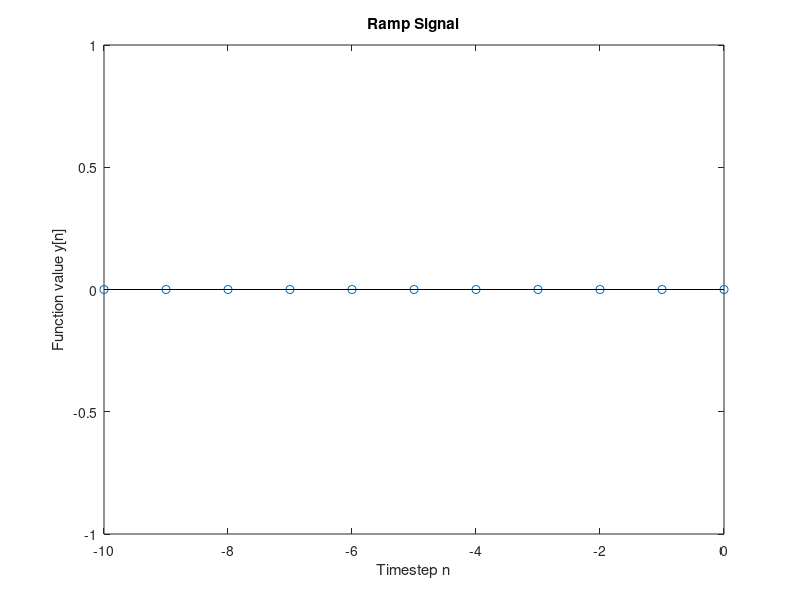

Write the MATLAB code that produced this figure.
%Generation of Elementary Signals
clc
clear

% %Unit Impulse Signal
% n = -2:1:2;
% amp = [zeros(1,2),ones(1,1),zeros(1,2)];
% subplot(3,3,1);
% stem(n,amp);
% xlabel("Timestep n");
% ylabel("Function value y[n]");
% title("Unit Impulse Signal");
% 
% %Unit Step Signal
% k = input("Enter the value of n: ");
% n = -k:1:k;
% amp = [zeros(1,k), ones(1,k+1)];
% subplot(3,3,2);
% stem(n,amp);
% xlabel("Timestep n");
% ylabel("Function value y[n]");
% title("Unit Step Signal");
% 
% %Ramp Signal
% k = input("Enter the value of n: ");
% n = -k:1:k;
% amp = zeros(1,2*k+1);
% for i = k+1:2*k+1
%     amp(i) = n(i);
% end
% subplot(3,3,3);
% stem(n,amp);
% xlabel("Timestep n");
% ylabel("Function value y[n]");
% title("Ramp Signal");
% 
% %Time shifted Unit Impulse
% n0 = input("Enter the value of time shift(+ for advance, - for delay): ");
% n = -2-n0:1:2-n0;
% amp = [zeros(1,2),ones(1,1),zeros(1,2)];
% subplot(3,3,4);
% stem(n,amp);
% xlabel("Timestep n");
% ylabel("Function value y[n]");
% title("Time Shifted Unit Impulse Signal");
% 
% %Time shifted Unit Step
% k = input("Enter the value of n: ");
% n0 = input("Enter the value of time shift(+ for advance, - for delay): ");
% n = -k-n0:1:k-n0;
% amp = [zeros(1,k), ones(1,k+1)];
% subplot(3,3,5);
% stem(n,amp);
% xlabel("Timestep n");
% ylabel("Function value y[n]");
% title("Time shifted Unit Step Signal");

%Time shifted Ramp Signal
k = input("Enter the value of n: ");
n0 = input("Enter the value of time shift(+ for advance, - for delay): ");
n = -k-n0:1:k-n0;

amp = zeros(1,2*k+1);
for i = -k-n0:k-n0
    if i>=1
        amp(i) = i;
    end
end 
subplot(111);
stem(n,amp);
xlabel("Timestep n");
ylabel("Function value y[n]");
title("Ramp Signal");

% %Growing Exponential Signal
% k = input("Enter the value of n: ");
% a = input("Enter the value of a>1: ");
% n = -k:1:k;
% amp = zeros(1,2*k+1);
% for i = -k:k
%     amp(i+k+1) = a.^i;
% end
% subplot(3,3,6);
% stem(n,amp);
% xlabel("Timestep n");
% ylabel("Function value y[n]");
% title("Growing Exponential Signal");
% 
% %Decaying Exponential Signal
% k = input("Enter the value of n: ");
% a = input("Enter the value of 0<a<1: ");
% n = -k:1:k;
% amp = zeros(1,2*k+1);
% for i = -k:k
%     amp(i+k+1) = a.^i;
% end
% subplot(3,3,7);
% stem(n,amp);
% xlabel("Timestep n");
% ylabel("Function value y[n]");
% title("Decaying Exponential Signal");
% 
% %Zigzag Growing Exponential Signal
% k = input("Enter the value of n: ");
% a = input("Enter the value of a<-1: ");
% n = -k:1:k;
% amp = zeros(1,2*k+1);
% for i = -k:k
%     amp(i+k+1) = a.^i;
% end
% subplot(3,3,8);
% stem(n,amp);
% xlabel("Timestep n");
% ylabel("Function value y[n]");
% title("Zigzag Growing Exponential Signal");
% 
% %Zigzag Decaying Exponential Signal
% k = input("Enter the value of n: ");
% a = input("Enter the value of -1<a<0: ");
% n = -k:1:k;
% amp = zeros(1,2*k+1);
% for i = -k:k
%     amp(i+k+1) = a.^i;
% end
% subplot(3,3,9);
% stem(n,amp);
% xlabel("Timestep n");
% ylabel("Function value y[n]");
% title("Zigzag Decaying Exponential Signal");

















